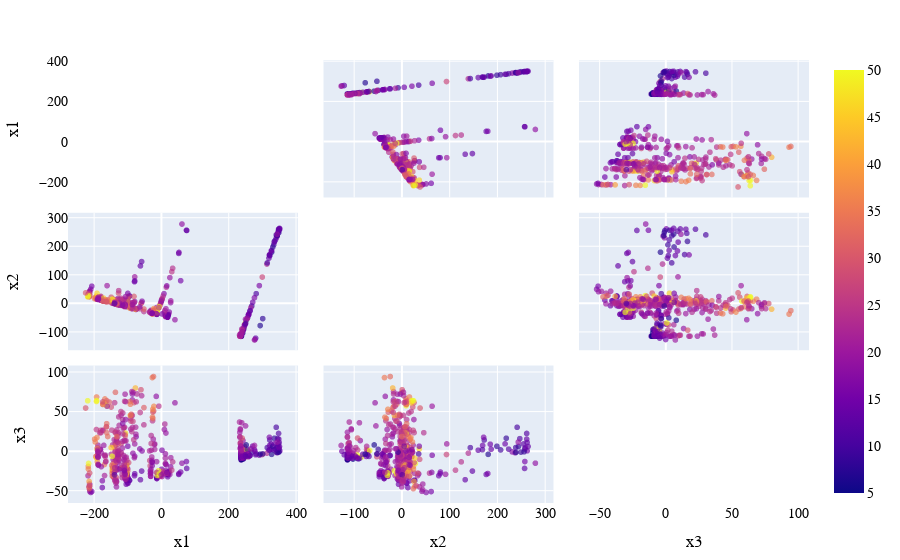

The notebook cell saved with this chart:
### Markdown cell above
# Visualize a subset of the principal components
Here we use PCA on the Boston dataset from **MLJ**'s `@load_boston` macro. 
Using the same model as before, set the variance to be explained to 99.9%. 
Nevertheless, one is able to select the subset of dimensions to visualize the PCA projects components of interest.
This is done by manual choosing `axes_pca`.

### Code cell
using PlotlyJS, MLJ
using DataFrames: DataFrame, insertcols!

PCA = @load PCA pkg="MultivariateStats" verbosity=0

function display_boston_subset_pca_components()
    X, y = @load_boston
    df = DataFrame(X)

    coerce!(df, Any => Continuous)
    
    mach = machine(PCA(pratio=0.999), X)
    fit!(mach)
    
    Xpca = DataFrame(transform(mach, X))
    insertcols!(Xpca,:Medv => y)
    
    axes_pca = [:x1,:x2,:x3]
    
    layout = Layout(font=attr(family="Courier New", size=14, color="Black"))
    Plot(Xpca, layout; dimensions=axes_pca, kind="splom", opacity=0.65, 
                       marker=attr(color=:Medv, coloraxis="coloraxis"))
end

display_boston_subset_pca_components()

### Figure 1 — Plotly figure (JSON) as saved in the notebook; plotly's stock layout.template omitted (floating-point values rounded to 4 significant figures; data arrays with more than 128 entries replaced by an {"elided": "..."} marker saying what was removed)
{"data": [{"diagonal": {"visible": false}, "dimensions": [{"axis": {"matches": true}, "label": "x1", "values": {"elided": "506 float values"}}, {"axis": {"matches": true}, "label": "x2", "values": {"elided": "506 float values"}}, {"axis": {"matches": true}, "label": "x3", "values": {"elided": "506 float values"}}], "marker": {"color": {"elided": "506 float values"}, "coloraxis": "coloraxis"}, "opacity": 0.65, "type": "splom", "xaxis": "x", "yaxis": "y"}], "layout": {"dragmode": "select", "font": {"color": "Black", "family": "Courier New", "size": 14}, "legend": {"tracegroupgap": 0}, "margin": {"b": 50, "l": 50, "r": 50, "t": 60}}}
